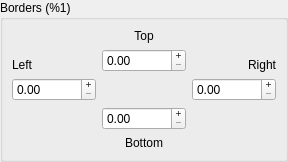
           <widget class="QGroupBox" name="m_paperBordersGroup">
            <property name="title">
             <string>Borders (%1)</string>
            </property>
            <layout class="QGridLayout" name="_9">
             <property name="margin">
              <number>9</number>
             </property>
             <property name="spacing">
              <number>6</number>
             </property>
             <item row="0" column="1">
              <widget class="QLabel" name="m_paperBordersTopLabel">
               <property name="text">
                <string>Top</string>
               </property>
               <property name="alignment">
                <set>Qt::AlignBottom|Qt::AlignHCenter</set>
               </property>
              </widget>
             </item>
             <item row="1" column="0">
              <widget class="QLabel" name="m_paperBordersLeftLabel">
               <property name="text">
                <string>Left</string>
               </property>
               <property name="alignment">
                <set>Qt::AlignBottom|Qt::AlignLeading|Qt::AlignLeft</set>
               </property>
              </widget>
             </item>
             <item row="1" column="2">
              <widget class="QLabel" name="m_paperBordersRightLabel">
               <property name="text">
                <string>Right</string>
               </property>
               <property name="alignment">
                <set>Qt::AlignBottom|Qt::AlignRight|Qt::AlignTrailing</set>
               </property>
              </widget>
             </item>
             <item row="4" column="1">
              <widget class="QLabel" name="m_paperBordersBottomLabel">
               <property name="text">
                <string>Bottom</string>
               </property>
               <property name="alignment">
                <set>Qt::AlignHCenter|Qt::AlignTop</set>
               </property>
              </widget>
             </item>
             <item row="1" column="1">
              <widget class="SnapSpinBox" name="m_paperBorderTopInput">
               <property name="sizePolicy">
                <sizepolicy hsizetype="Maximum" vsizetype="Fixed">
                 <horstretch>0</horstretch>
                 <verstretch>0</verstretch>
                </sizepolicy>
               </property>
               <property name="buttonSymbols">
                <enum>QAbstractSpinBox::PlusMinus</enum>
               </property>
               <property name="maximum">
                <double>999999.000000000000000</double>
               </property>
              </widget>
             </item>
             <item row="2" column="2">
              <widget class="SnapSpinBox" name="m_paperBorderRightInput">
               <property name="sizePolicy">
                <sizepolicy hsizetype="Maximum" vsizetype="Fixed">
                 <horstretch>0</horstretch>
                 <verstretch>0</verstretch>
                </sizepolicy>
               </property>
               <property name="buttonSymbols">
                <enum>QAbstractSpinBox::PlusMinus</enum>
               </property>
               <property name="maximum">
                <double>999999.000000000000000</double>
               </property>
              </widget>
             </item>
             <item row="2" column="0">
              <widget class="SnapSpinBox" name="m_paperBorderLeftInput">
               <property name="sizePolicy">
                <sizepolicy hsizetype="Maximum" vsizetype="Fixed">
                 <horstretch>0</horstretch>
                 <verstretch>0</verstretch>
                </sizepolicy>
               </property>
               <property name="buttonSymbols">
                <enum>QAbstractSpinBox::PlusMinus</enum>
               </property>
               <property name="maximum">
                <double>999999.000000000000000</double>
               </property>
              </widget>
             </item>
             <item row="3" column="1">
              <widget class="SnapSpinBox" name="m_paperBorderBottomInput">
               <property name="sizePolicy">
                <sizepolicy hsizetype="Maximum" vsizetype="Fixed">
                 <horstretch>0</horstretch>
                 <verstretch>0</verstretch>
                </sizepolicy>
               </property>
               <property name="buttonSymbols">
                <enum>QAbstractSpinBox::PlusMinus</enum>
               </property>
               <property name="maximum">
                <double>999999.000000000000000</double>
               </property>
              </widget>
             </item>
            </layout>
           </widget>
